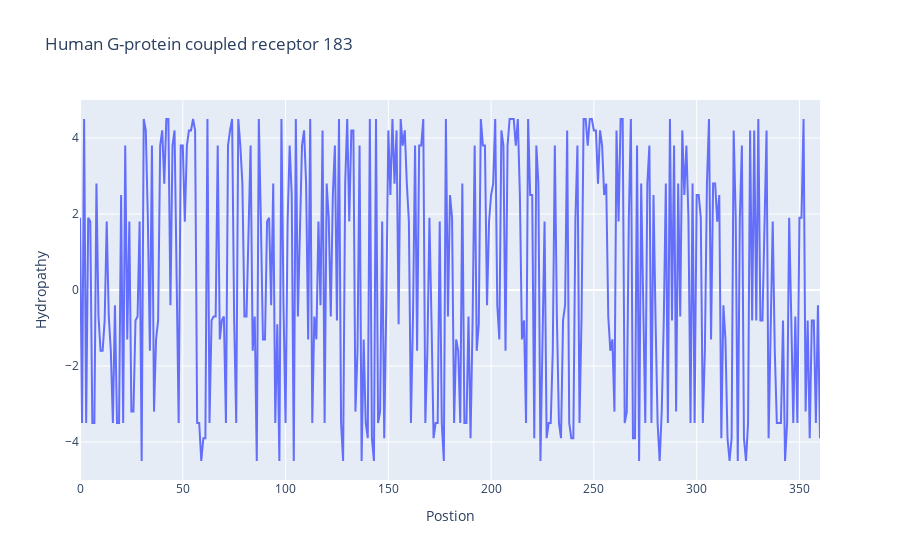

Notebook code cell kept with this figure:
### Code cell
data = [
    go.Scatter(x=list(range(0,len(hydropathy))),
               y=hydropathy
    )
]

layout = {
    'title': {
        'text':'Human G-protein coupled receptor 183'
    },
    'yaxis':{
        'title': 'Hydropathy'
    },
    'xaxis':{
        'title': 'Postion'
    }
}

fig = go.Figure(data=data, layout=layout)
fig.show()

### Figure 1 — Plotly figure (JSON) as saved in the notebook; plotly's stock layout.template omitted (floating-point values rounded to 4 significant figures; data arrays with more than 128 entries replaced by an {"elided": "..."} marker saying what was removed)
{"data": [{"type": "scatter", "x": {"elided": "361 int values"}, "y": {"elided": "361 float values"}}], "layout": {"title": {"text": "Human G-protein coupled receptor 183"}, "xaxis": {"title": {"text": "Postion"}}, "yaxis": {"title": {"text": "Hydropathy"}}}}
